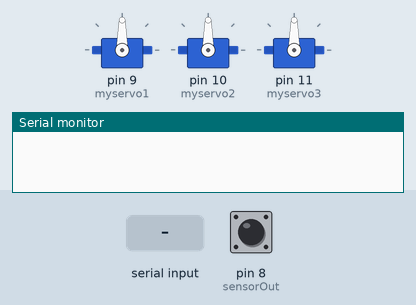
This sketch was run on a simulated Arduino Uno, built with avr-gcc and run on an emulated ATmega328P. On the bench: 3 × servo, the last lines printed to the serial monitor. The test bench sets the inputs (shaded band); at power-on: pin 8 (sensorOut) LOW.

Above: at 1.2 s.
1.3 s: "1" received over Serial
At 8.5 s:
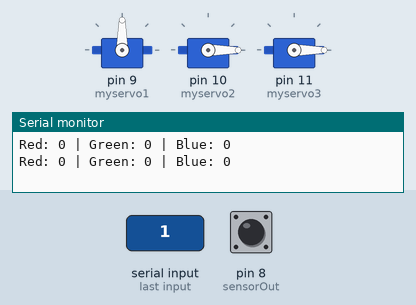
8.8 s: pin 8 (sensorOut) pulsed HIGH 2 times (0.12 s each, 0.3 s apart)
At 12.7 s:
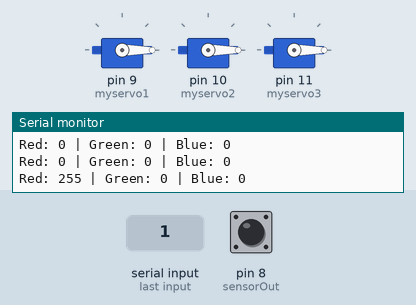
16.9 s: "1" received over Serial
At 19.47 s:
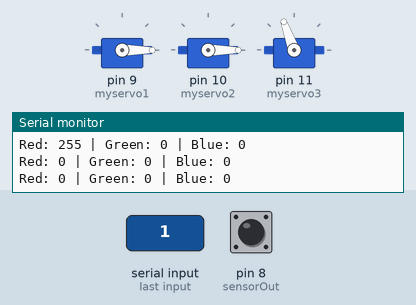
Timing chart, 0 to 25.4 s (numbered marks = the images above; inputs shaded):
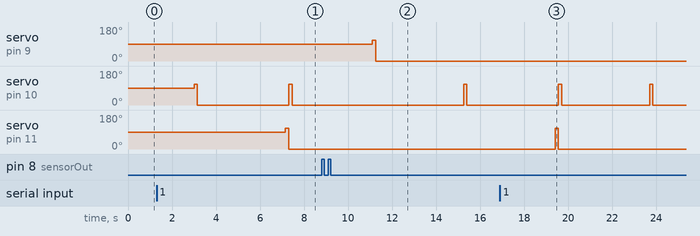

Measured:
- after the input at 1.3 s, servo on pin 11 (myservo3): 90° → 110° after 5.9 s, → 0° 0.15 s later
- after the input at 8.8 s, servo on pin 9 (myservo1): 90° → 110° after 2.3 s, → 0° 0.15 s later
- after the input at 16.9 s, servo on pin 11 (myservo3): 0° → 110° after 2.5 s, → 0° 0.15 s later
- by itself, servo on pin 10 (myservo2): alternates 110° for 0.15 s and 0° for 4.0 s

The sketch:

project_1.ino
```cpp
#include <Servo.h>

// Khai báo các chân kết nối của cảm biến màu
const int S0 = 4;
const int S1 = 5;
const int S2 = 6;
const int S3 = 7;
const int sensorOut = 8;

// Biến để lưu giá trị tần số RGB
unsigned long redFrequency = 0;
unsigned long greenFrequency = 0;
unsigned long blueFrequency = 0;

// Tạo đối tượng servo
Servo myservo1;
Servo myservo2;
Servo myservo3;

// Khai báo hàm normalize
int normalize(int value, int maxValue);

void setup() {
  // Thiết lập các chân S0, S1, S2, S3 là OUTPUT
  pinMode(S0, OUTPUT);
  pinMode(S1, OUTPUT);
  pinMode(S2, OUTPUT);
  pinMode(S3, OUTPUT);

  // Thiết lập chân sensorOut là INPUT
  pinMode(sensorOut, INPUT);

  // Thiết lập tần số xung ra 20%
  digitalWrite(S0, HIGH);
  digitalWrite(S1, LOW);

  // Gắn servo 1 vào chân 9, servo 2 vào chân 10 và servo 3 vào chân 11
  myservo1.attach(9);
  myservo2.attach(10);
  myservo3.attach(11);

  // Khởi động Serial Monitor với tốc độ 9600 bps
  Serial.begin(9600);
}

void loop() {
  // Đọc giá trị màu đỏ
  digitalWrite(S2, LOW);
  digitalWrite(S3, LOW);
  redFrequency = pulseIn(sensorOut, LOW);

  // Đọc giá trị màu xanh lá
  digitalWrite(S2, HIGH);
  digitalWrite(S3, HIGH);
  greenFrequency = pulseIn(sensorOut, LOW);

  // Đọc giá trị màu xanh dương
  digitalWrite(S2, LOW);
  digitalWrite(S3, HIGH);
  blueFrequency = pulseIn(sensorOut, LOW);

  // Xác định giá trị tần số lớn nhất để chuẩn hóa
  unsigned long maxFrequency = max(redFrequency, max(greenFrequency, blueFrequency));

  // Kiểm tra tránh chia cho 0
  if (maxFrequency == 0) {
    maxFrequency = 1; // Đặt giá trị lớn nhất là 1 để tránh lỗi chia
  }

  // Chuẩn hóa các giá trị RGB về thang 0-255
  int redValue = normalize(redFrequency, maxFrequency);
  int greenValue = normalize(greenFrequency, maxFrequency);
  int blueValue = normalize(blueFrequency, maxFrequency);

  // Hiển thị giá trị RGB chuẩn hóa
  Serial.print("Red: ");
  Serial.print(redValue);
  Serial.print(" | Green: ");
  Serial.print(greenValue);
  Serial.print(" | Blue: ");
  Serial.println(blueValue);

  // Kiểm tra lệnh từ Python để điều khiển servo3
  if (Serial.available() > 0) {
    int command = Serial.read();  // Đọc lệnh từ Python
    if (command == '1') {
      myservo3.write(110);  // Quay servo3 tới 110 độ
      delay(150);
      myservo3.write(0);    // Quay về 0 độ
    }
  }

  // Phân loại màu nóng
  if (redValue >= 200 && redValue <= 255 && greenValue >= 0 && greenValue <= 200 && blueValue >= 0 && blueValue <= 100) {
    myservo1.write(110);
    delay(150);
    myservo1.write(0);
  }

  // Phân loại màu lạnh
  if (redValue >= 0 && redValue <= 200 && greenValue >= 0 && greenValue <= 255 && blueValue >= 0 && blueValue <= 255) {
    myservo2.write(110);
    delay(150);
    myservo2.write(0);
  }
// Tạm dừng trước lần đọc tiếp theo
  delay(1000);
}

// Định nghĩa hàm normalize
int normalize(int value, int maxValue) {
  return map(value, 0, maxValue, 0, 255);
}
```
